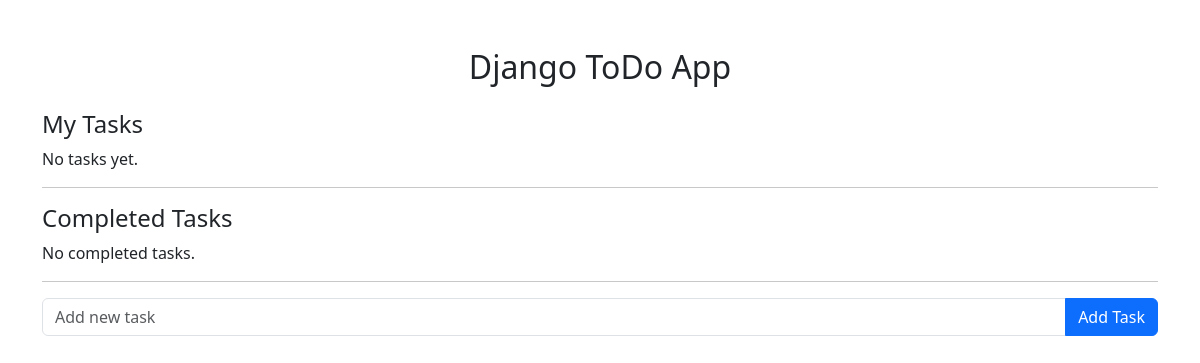
/todo/, run on an earlier commit of the app's database.
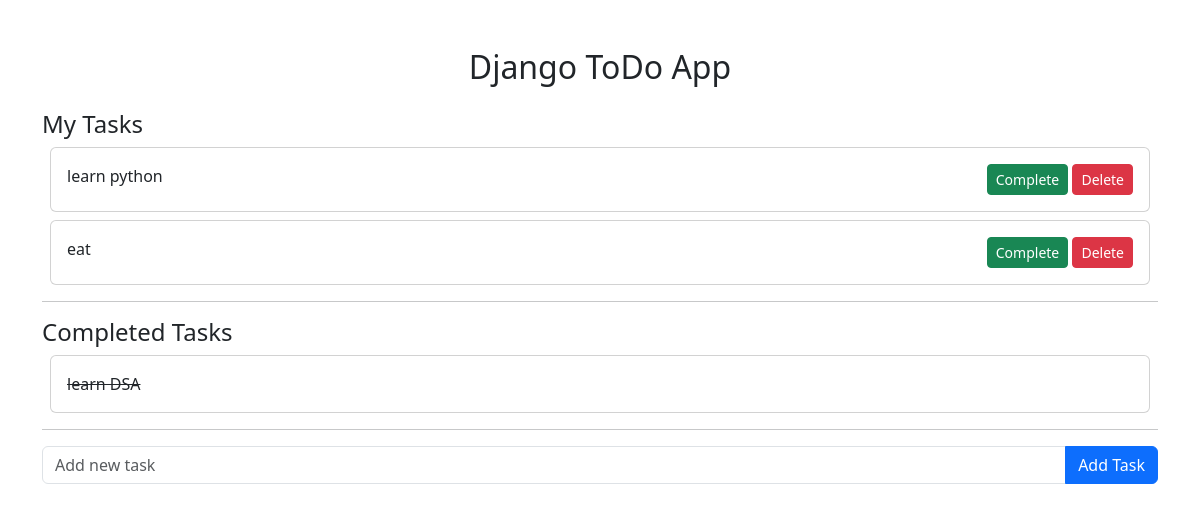
And on a later commit of the database.
### todo/models.py (models this page shows, shortened)
class Task(models.Model):
    task = models.CharField(max_length=250)
    is_completed = models.BooleanField(default=False)
    created_at = models.DateTimeField(auto_now_add=True)
    updated_at = models.DateTimeField(auto_now=True)

### todo/views.py (the view)
# urls.py: path('', views.home, name='home'),
def home(request):
    tasks = Task.objects.filter(is_completed=False)
    completed_tasks = Task.objects.filter(is_completed=True)
    context = {
        'tasks': tasks,
        'completed_tasks': completed_tasks
    }
    return render(request, 'home.html', context)

### templates/home.html (shortened to what this page needs)
<!DOCTYPE html>
<html lang="en">
<head>
<link href="https://cdn.jsdelivr.net/npm/bootstrap@5.3.0/dist/css/bootstrap.min.css" rel="stylesheet">
</head>
<body>
<div class="container mt-5">
<h2 class="text-center">Django ToDo App</h2>
<h4 class="mt-4">My Tasks</h4>
{% for task in tasks %}
<div class="card m-2">
<div class="card-body">
{{ task.task }}
<span style="float:right">
<a href="{% url 'completeTask' task.id %}" class="btn btn-success btn-sm">
Complete
</a>
<a href="{% url 'deleteTask' task.id %}" class="btn btn-danger btn-sm">
Delete
</a>
</span>
</div>
</div>
{% empty %}
<p>No tasks yet.</p>
{% endfor %}
<hr>
<h4>Completed Tasks</h4>
{% for task in completed_tasks %}
<div class="card m-2">
<div class="card-body">
<s>{{ task.task }}</s>
</div>
</div>
{% empty %}
<p>No completed tasks.</p>
{% endfor %}
<hr>
<form action="{% url 'addTask' %}" method="POST">
<div class="input-group">
<input type="text" name="task" class="form-control" placeholder="Add new task" required>
<button class="btn btn-primary">Add Task</button>
</div>
</form>
</div>
</body>
</html>

What changed in the data, as far as the page shows it:
added Task: task "learn python", shown under "My Tasks"
added Task: task "eat", shown under "My Tasks"
added Task: task "learn DSA", shown under "Completed Tasks"
Also different on the page:
text no longer shown: "No tasks yet. No completed tasks."
